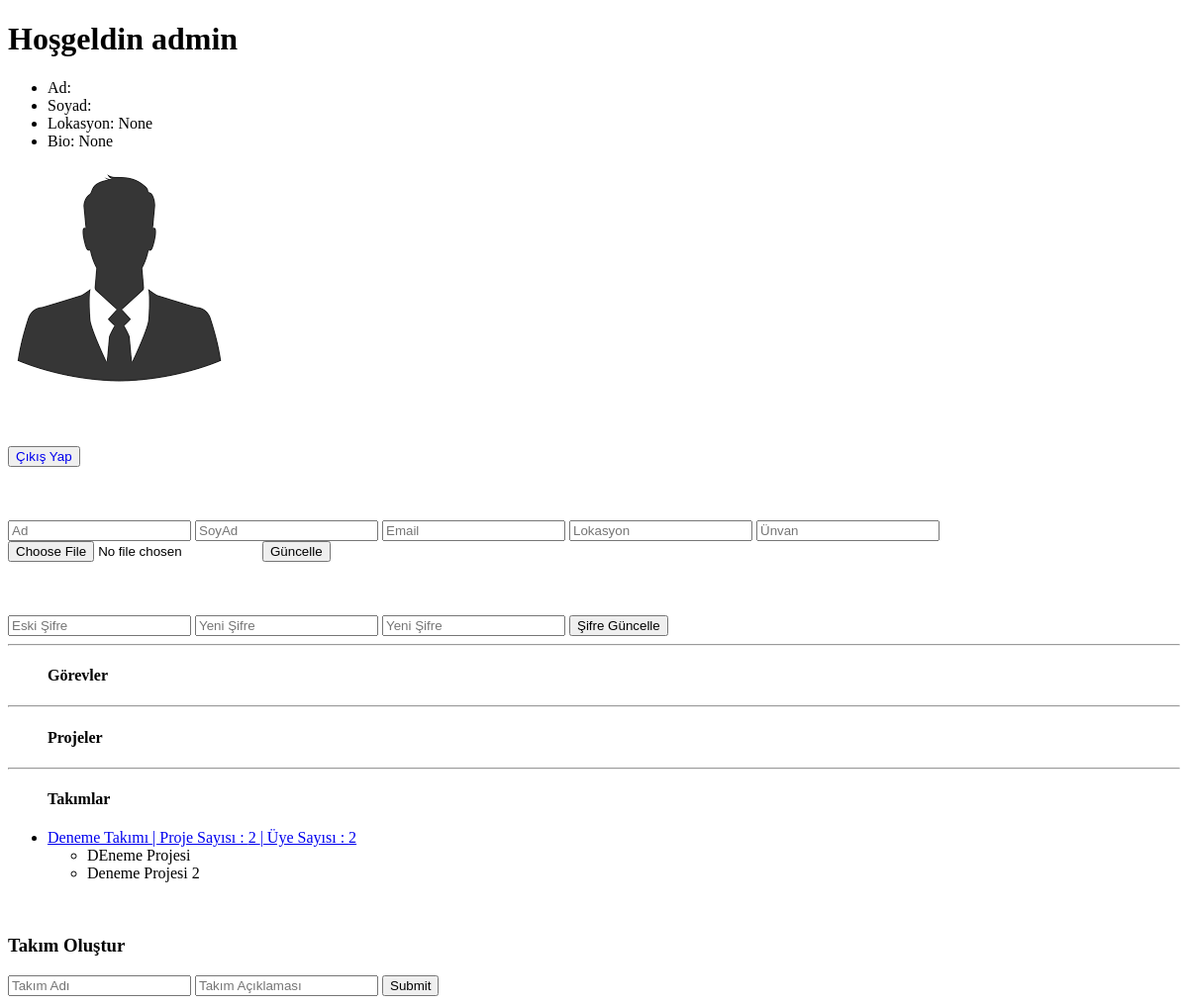
/kullanicilar/profil/ (signed in), run on an earlier commit of the app's database.
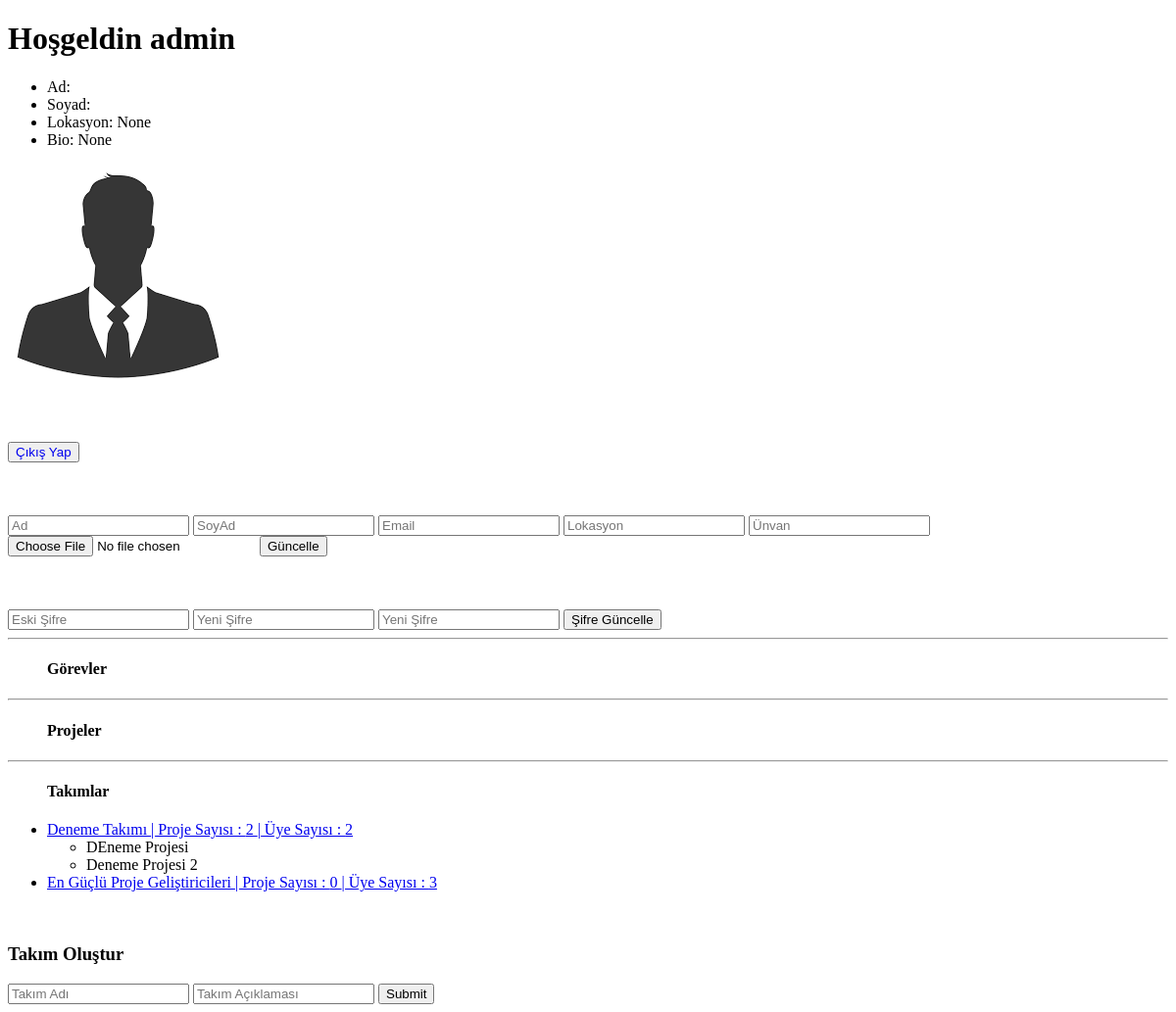
And on a later commit of the database.
### takim/models.py (models this page shows, shortened)
class Takim(models.Model):
    ad = models.CharField(max_length=255)
    aciklama = models.TextField()
    sahip = models.ForeignKey(to='kullanici.Kullanici',related_name='sahip_oldugu_takimlar',on_delete=models.CASCADE)
    uyeler = models.ManyToManyField(to='kullanici.Kullanici', related_name='takimlar', null=True)
    slug = models.SlugField(blank=True)
    class Meta:
        verbose_name = 'Takım'
        verbose_name_plural = 'Takımlar'

### proje/models.py (models this page shows, shortened)
class Proje(models.Model):
    gizlilik_secenekleri = (
        ('herkese_acik', 'Herkese Açık'),
        ('takim_uyeleri', 'Sadece Takım Üyeleri'),
        ('sadece_ben', 'Sadece Ben')
    )
    ad = models.CharField(max_length=255)
    aciklama = models.TextField()
    olusturulma_tarihi = models.DateTimeField(auto_now_add=True)
    baslama_tarihi = models.DateField()
    bitis_tarihi = models.DateField()
    gizlilik = models.CharField(max_length=25, choices=gizlilik_secenekleri)
    takim = models.ForeignKey(Takim, related_name='projeler', on_delete=models.SET_NULL, null=True)
    uyeler = models.ManyToManyField(to='kullanici.Kullanici', related_name='projeler', null=True)
    slug = models.SlugField(blank=True)
    class Meta:
        verbose_name = 'Proje'
        verbose_name_plural = 'Projeler'
    def __str__(self):
        return self.ad

### kullanici/views.py (the view)
# urls.py: path('kullanicilar/', include('kullanici.urls')),
@login_required
def kullanici(request):
    kullanici = request.user
    takimlar = kullanici.takimlar.all()
    projeler = kullanici.projeler.all()
    gorevler = kullanici.gorevler.all()
    context = {
        'kullanici': kullanici,
        'takimlar': takimlar,
        'projeler': projeler,
        'gorevler': gorevler
    }
    return render(request, 'kullanici/profile.html', context=context)

### templates/kullanici/profile.html (shortened to what this page needs)
{% extends 'utilities/layout.html' %}
{% load static %}
{% load gorev_sorgulama %}
{% block icerik %}
    <h1>Hoşgeldin {{ kullanici.username }}</h1>
    <ul>
        <li>Ad: {{ kullanici.first_name }}</li>
        <li>Soyad: {{ kullanici.last_name }}</li>
        <li>Lokasyon: {{ kullanici.lokasyon }}</li>
        <li>Bio: {{ kullanici.title }}</li>
    </ul>
    <img src="{{ kullanici.profil_foto.url }}" alt="">
    <br><br><br><br>
    <button><a style="text-decoration: none;" href="{% url 'kullanici:cikis_yap' %}">Çıkış Yap</a></button>
    <br><br><br><br>
    <form action="{% url 'kullanici:kullanici_guncelle' %}" enctype="multipart/form-data" method="post">
        <input type="text" placeholder="Ad" name="ad">
        <input type="text" placeholder="SoyAd" name="soyad">
        <input type="email" placeholder="Email" name="email">
        <input type="text" placeholder="Lokasyon" name="lokasyon">
        <input type="text" placeholder="Ünvan" name="title">
        <input type="file" name="profil_foto">
        <input type="submit" value="Güncelle">
    </form>
    <br><br><br>
    <form action="{% url 'kullanici:kullanici_sifre_guncelle' %}" method="post" id="sifre_guncelle_form">
        <input type="password" name="eski_sifre" placeholder="Eski Şifre" id="eski_sifre">
        <input type="password" name="yeni_sifre" placeholder="Yeni Şifre" id="yeni_sifre">
        <input type="password" name="yeni_sifre_kontrol" placeholder="Yeni Şifre" id="yeni_sifre_kontrol">
        <input type="submit" value="Şifre Güncelle" id="sifre_guncelle_btn">
    </form>
    <hr>
    <ul>
        <h4>Görevler</h4>
    </ul>
    <hr>
    <ul>
        <h4>Projeler</h4>
    </ul>
    <hr>
    <ul>
        <h4>Takımlar</h4>
        {% for takim in takimlar %}
            <li><a href="{% url 'takim:takim_detay' takim_slug=takim.slug %}">{{ takim.ad }} | Proje Sayısı
                : {{ takim.projeler.count }} | Üye Sayısı : {{ takim.uyeler.count }}</a></li>
            <ul>
                {% for proje in takim.projeler.all %}
                    <li>{{ proje }}</li>
                {% endfor %}
            </ul>
        {% endfor %}
    </ul>
    <br>
    <h3>Takım Oluştur</h3>
    <form action="{% url 'takim:takim_olustur' %}" method="post">
        <input type="text" placeholder="Takım Adı" name="ad">
        <input type="text" placeholder="Takım Açıklaması" name="aciklama">
        <input type="submit">
    </form>
{% endblock %}

What changed in the data, as far as the page shows it:
added Takim: ad "En Güçlü Proje Geliştiricileri", projeler.count "0", uyeler.count "3"
